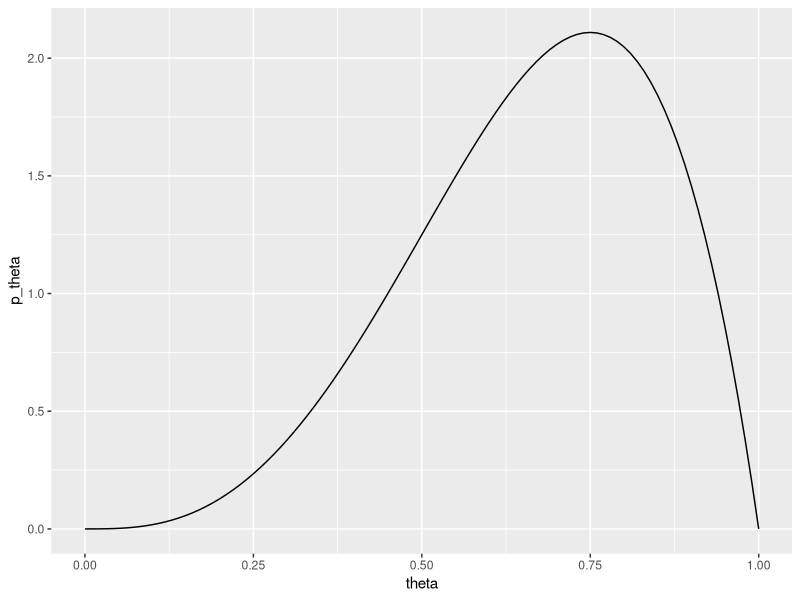
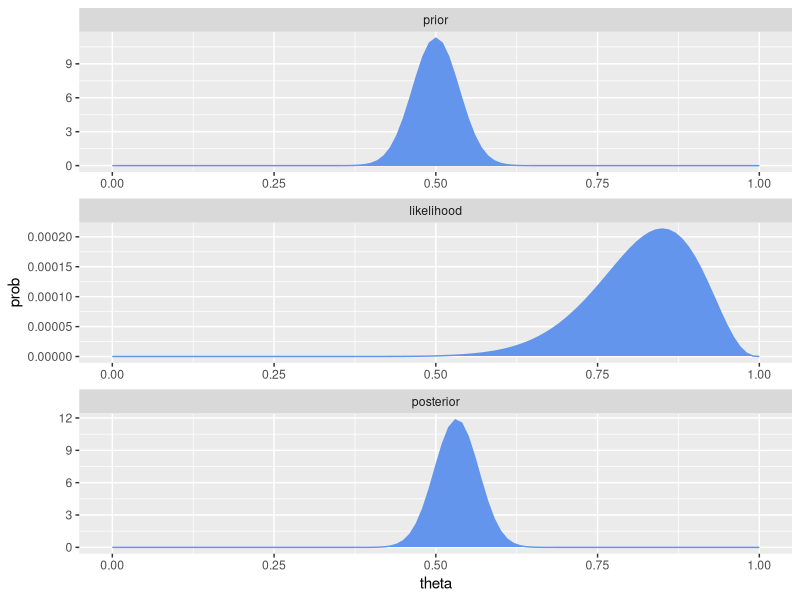
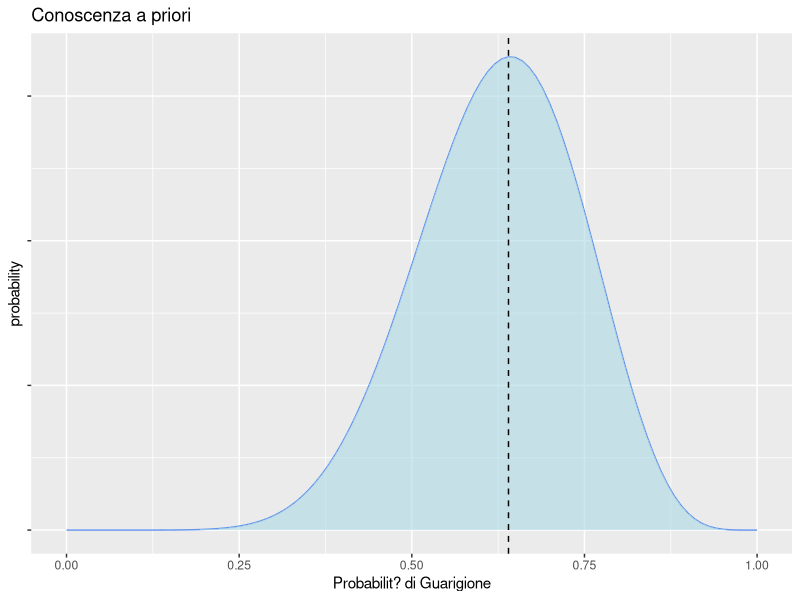
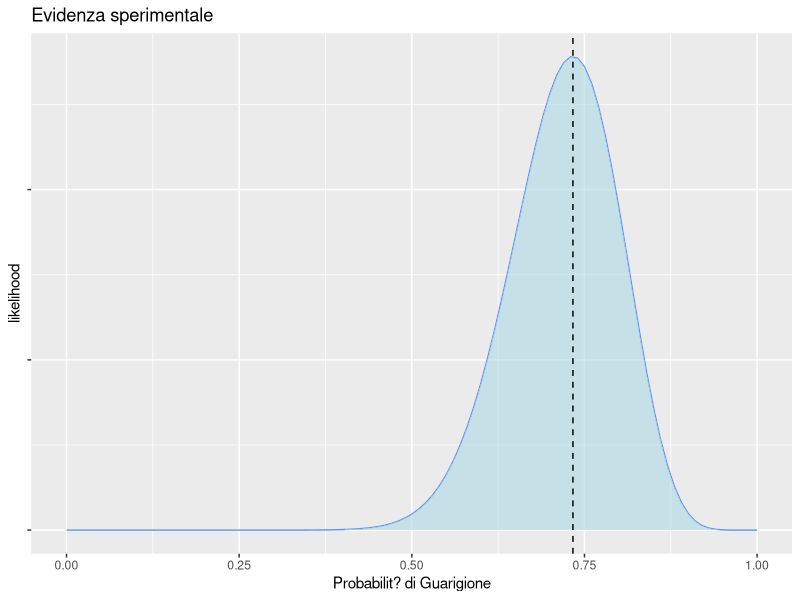
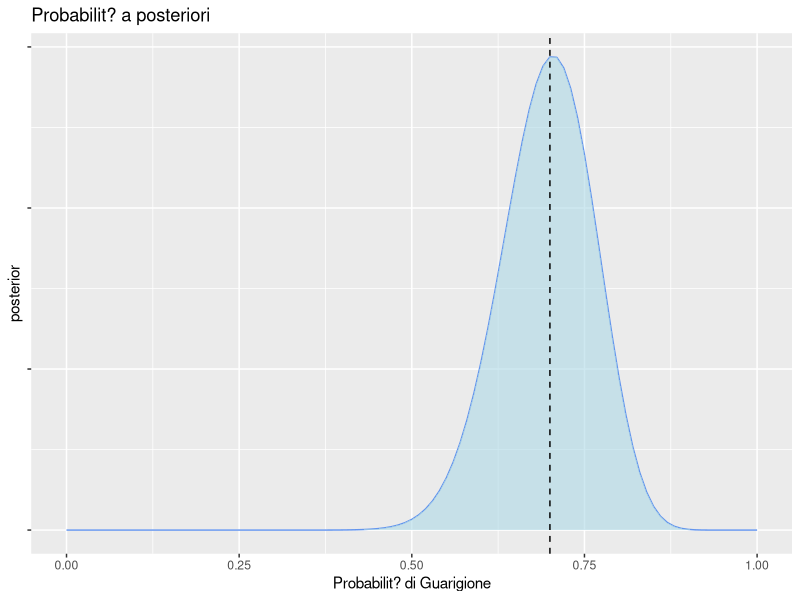
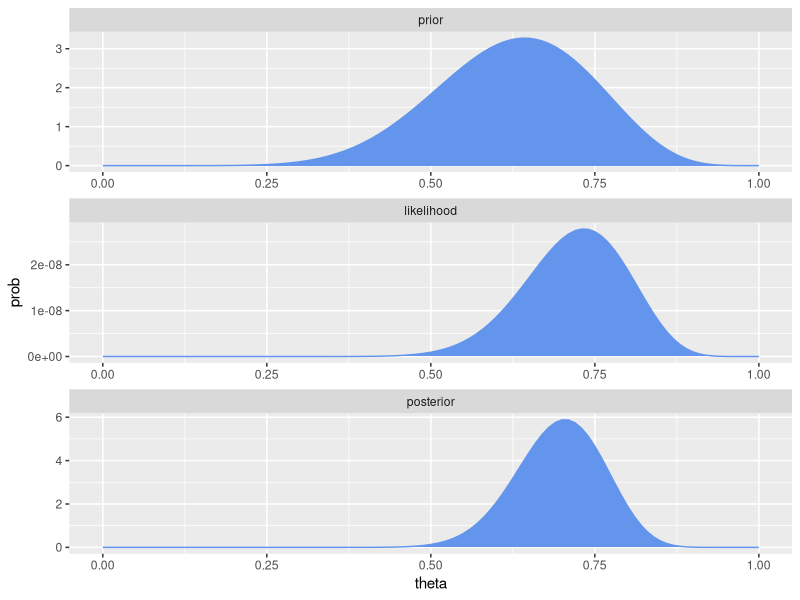

Source code (R) for these figures, in order: (Note: this script raises an error after producing the figures.)
library(tidyverse)

beta_df <- tibble(
  theta = seq(0, 1, by = 0.01),
  p_theta = dbeta(theta, 4, 2)
)
beta_df %>% ggplot(aes(theta, p_theta)) + geom_line()


bern_beta <- function(a, b, N, z) {
  bern_beta_df <- tibble(
    theta = seq(0, 1, by = 0.01),
    prior = dbeta(theta, a, b), # beta prior
    likelihood = theta ^ z * (1 - theta) ^ (N - z), # bernoulli likelihood
    posterior = dbeta(theta, a + z, b + N - z) # beta posterior
  )
  cat("posterior beta parameters", a + z, b + N -z)
  bern_beta_df %>% 
    gather(type, prob, -theta) %>% 
    mutate(type = factor(type, levels = c("prior", "likelihood", "posterior"))) %>% 
    ggplot(aes(theta, prob)) + 
    geom_line(col = "cornflowerblue") + 
    geom_area(fill = "cornflowerblue") +
    facet_wrap(~type, ncol = 1, scales = "free")
}

bern_beta(100,100,20,17)



df<- tibble(
    theta = seq(0, 1, by = 0.01),
    prior = dbeta(theta, 10, 6), # beta prior
    likelihood = theta ^ 22 * (1 - theta) ^ (30 - 22), # bernoulli likelihood
    posterior = dbeta(theta, 10 + 22, 6 + 30 - 22) # beta posterior
  )

df %>% 
    ggplot(aes(theta, prior)) + 
    geom_line(col = "cornflowerblue")+
    labs(title="Conoscenza a priori", x="Probabilit? di Guarigione", y="probability")+
    scale_y_continuous(labels=NULL)+
    geom_area(fill = "lightblue",alpha=0.6)+
    geom_vline(xintercept=0.64,linetype="dashed")
   


df %>% 
    ggplot(aes(theta, likelihood)) + 
    geom_line(col = "cornflowerblue")+
    labs(title="Evidenza sperimentale",x="Probabilit? di Guarigione")+
    scale_y_continuous(labels=NULL)+
    geom_area(fill = "lightblue",alpha=0.6)+
    geom_vline(xintercept=22/30,linetype="dashed")



df  %>% 
    ggplot(aes(theta, posterior)) + 
    geom_line(col = "cornflowerblue")+
    labs(title="Probabilit? a posteriori",x="Probabilit? di Guarigione")+
    scale_y_continuous(labels=NULL)+
    geom_area(fill = "lightblue",alpha=0.6)+
     geom_vline(xintercept=0.70,linetype="dashed")


df %>% 
  gather(type, prob, -theta) %>% 
  mutate(type = factor(type, levels = c("prior", "likelihood", "posterior"))) %>% 
  ggplot(aes(theta, prob)) + 
  geom_line(col = "cornflowerblue") + 
  geom_area(fill = "cornflowerblue") +
  facet_wrap(~type, ncol = 1, scales = "free")

############################################

# theta1<-dbinom(0:10,10, 0.1)
# theta2<-dbinom(0:10,10,0.2)
# theta3<-dbinom(01:10,10,0.3)
# theta4<-dbinom(01:10,10,0.4)
# theta5<-dbinom(01:10,10,0.5)
# theta6<-dbinom(01:10,10,0.6)
# theta7<-dbinom(01:10,10,0.7)
# theta8<-dbinom(01:10,10,0.8)
# theta9<-dbinom(01:10,10,0.9)
# theta10<-dbinom(01:10,10,1)
# 
# L<-cbind(theta1,theta2,theta3,theta4,theta5,theta6,theta7,theta8,theta9,theta10)

options(scipen=999)
options(digits=2)
L<-tibble(osservazione=c(0:10),"P=0.1"=dbinom(0:10,10, 0.1), "P=0.2"=dbinom(0:10,10, 0.2),"P=0.3"=dbinom(0:10,10,0.3), 
          "P=0.4"=dbinom(0:10,10,0.4),"P=0.5"=dbinom(0:10,10,0.5),"P=0.6"=dbinom(0:10,10,0.6),
          "P=0.7"=dbinom(0:10,10,0.7),"P=0.8"=dbinom(0:10,10,0.8),"P=0.9"=dbinom(0:10,10,0.9))




print(xtable(round(L,2)), include.rownames=FALSE,  size="\\tiny")

dprob<-function(y){
  ggplot(data=L, aes_(x=~osservazione, y=as.name(y)))+geom_col()+
    scale_x_continuous(breaks=c(0:10))+
    labs(y="probability", x="n.soggetti guariti",title=bquote("Distribuzione di probabilità discreta"~ "("~theta==0.5 ~")"))
}

title=as.name(y)

prob<-lapply(names(L[,2:10]), dprob)

p1<-prob[[1]]
p2<-prob[[2]]
p3<-prob[[3]]
p4<-prob[[4]]
p5<-prob[[5]]
p6<-prob[[6]]
p7<-prob[[7]]
p8<-prob[[8]]
p9<-prob[[9]]
library(tidyverse)
library("gridExtra")
library(cowplot)










L0<-data.frame("Prob"=c(0.1,0.2,0.3,0.4,0.5,0.6,0.7,0.8,0.9),"likelihood"=t(L[1,2:10]))
L1<-data.frame("Prob"=c(0.1,0.2,0.3,0.4,0.5,0.6,0.7,0.8,0.9),"likelihood"=t(L[2,2:10]))
L2<-data.frame("Prob"=c(0.1,0.2,0.3,0.4,0.5,0.6,0.7,0.8,0.9),"likelihood"=t(L[3,2:10]))
L3<-data.frame("Prob"=c(0.1,0.2,0.3,0.4,0.5,0.6,0.7,0.8,0.9),"likelihood"=t(L[4,2:10]))
L4<-data.frame("Prob"=c(0.1,0.2,0.3,0.4,0.5,0.6,0.7,0.8,0.9),"likelihood"=t(L[5,2:10]))
L5<-data.frame("Prob"=c(0.1,0.2,0.3,0.4,0.5,0.6,0.7,0.8,0.9),"likelihood"=t(L[6,2:10]))
L6<-data.frame("Prob"=c(0.1,0.2,0.3,0.4,0.5,0.6,0.7,0.8,0.9),"likelihood"=t(L[7,2:10]))
L7<-data.frame("Prob"=c(0.1,0.2,0.3,0.4,0.5,0.6,0.7,0.8,0.9),"likelihood"=t(L[8,2:10]))
L8<-data.frame("Prob"=c(0.1,0.2,0.3,0.4,0.5,0.6,0.7,0.8,0.9),"likelihood"=t(L[9,2:10]))
L9<-data.frame("Prob"=c(0.1,0.2,0.3,0.4,0.5,0.6,0.7,0.8,0.9),"likelihood"=t(L[10,2:10]))
L10<-data.frame("Prob"=c(0.1,0.2,0.3,0.4,0.5,0.6,0.7,0.8,0.9),"likelihood"=t(L[11,2:10]))



l0<-L0 %>% 
  ggplot(aes(x=Prob, y=likelihood))+geom_line()+theme_grey(base_size = 8)+
  scale_x_continuous(breaks=c(0.1,0.2,0.3,0.4,0.5,0.6,0.7,0.8,0.9))+labs(title="N.di positivi=0")
l1<-L1 %>% 
  ggplot(aes(x=Prob, y=likelihood))+geom_line()+theme_grey(base_size = 8)+
  scale_x_continuous(breaks=c(0.1,0.2,0.3,0.4,0.5,0.6,0.7,0.8,0.9))+labs(title="N.di positivi=1")

l2<-L2 %>% 
  ggplot(aes(x=Prob, y=likelihood))+geom_line()+theme_grey(base_size = 8)+
  scale_x_continuous(breaks=c(0.1,0.2,0.3,0.4,0.5,0.6,0.7,0.8,0.9))+labs(title="N.di positivi=2")

l3<-L3 %>% 
  ggplot(aes(x=Prob, y=likelihood))+geom_line()+theme_grey(base_size = 8)+
  scale_x_continuous(breaks=c(0.1,0.2,0.3,0.4,0.5,0.6,0.7,0.8,0.9))+labs(title="N.di positivi=3")

l4<-L4 %>% 
  ggplot(aes(x=Prob, y=likelihood))+geom_line()+theme_grey(base_size = 8)+
  scale_x_continuous(breaks=c(0.1,0.2,0.3,0.4,0.5,0.6,0.7,0.8,0.9))+labs(title="N.di positivi=4")

l5<-L5 %>% 
  ggplot(aes(x=Prob, y=likelihood))+geom_line()+theme_grey(base_size = 8)+
  scale_x_continuous(breaks=c(0.1,0.2,0.3,0.4,0.5,0.6,0.7,0.8,0.9))+labs(title="N.di positivi=5")

l6<-L6 %>% 
  ggplot(aes(x=Prob, y=likelihood))+geom_line()+theme_grey(base_size = 8)+
  scale_x_continuous(breaks=c(0.1,0.2,0.3,0.4,0.5,0.6,0.7,0.8,0.9))+labs(title="N.di positivi=6")

l7<-L7 %>% 
  ggplot(aes(x=Prob, y=likelihood))+geom_line()+theme_grey(base_size = 8)+
  scale_x_continuous(breaks=c(0.1,0.2,0.3,0.4,0.5,0.6,0.7,0.8,0.9))+labs(title="N.di positivi=7")

l8<-L8 %>% 
  ggplot(aes(x=Prob, y=likelihood))+geom_line()+theme_grey(base_size = 8)+
  scale_x_continuous(breaks=c(0.1,0.2,0.3,0.4,0.5,0.6,0.7,0.8,0.9))+labs(title="N.di positivi=8")

l9<-L9 %>% 
  ggplot(aes(x=Prob, y=likelihood))+geom_line()+theme_grey(base_size = 8)+
  scale_x_continuous(breaks=c(0.1,0.2,0.3,0.4,0.5,0.6,0.7,0.8,0.9))+labs(title="N.di positivi=9")

l10<-L10 %>% 
  ggplot(aes(x=Prob, y=likelihood))+geom_line()+theme_grey(base_size = 8)+
  scale_x_continuous(breaks=c(0.1,0.2,0.3,0.4,0.5,0.6,0.7,0.8,0.9))+labs(title="N.di positivi=10")

plot_grid(l0,l1,l2,l3,l4,l5,l6,l7,l8,l9,l10)

##################################################




library(ggplot2)
library(gridExtra)

# Make 3 simple graphics:
g1=ggplot(mtcars, aes(x=qsec)) + geom_density(fill="slateblue")
g2=ggplot(mtcars, aes(x=drat, y=qsec, color=cyl)) + geom_point(size=5) + theme(legend.position="none")
g3=ggplot(mtcars, aes(x=factor(cyl), y=qsec, fill=cyl)) + geom_boxplot() + theme(legend.position="none")
g4=ggplot(mtcars , aes(x=factor(cyl), fill=factor(cyl))) +  geom_bar()

# Show the 4 plots on the same page
grid.arrange(g1, g2, g3, g4, ncol=2, nrow =2)

# Plots
grid.arrange(g2, arrangeGrob(g3, g4, ncol=2), nrow = 2)
grid.arrange(g1, g2, g3, nrow = 3)
grid.arrange(g2, arrangeGrob(g3, g4, ncol=2), nrow = 1)
grid.arrange(g2, arrangeGrob(g3, g4, nrow=2), nrow = 1)





